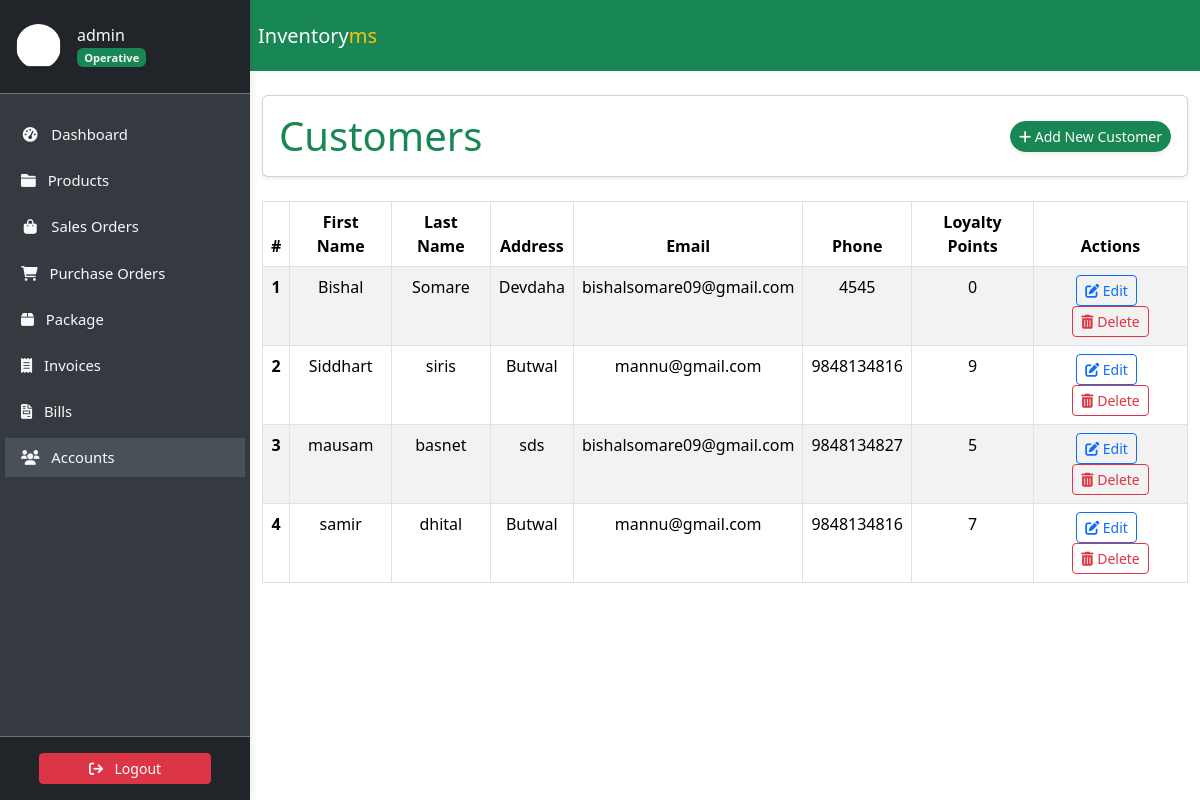
Screenshot of /staff/customers/ (signed in) with the database file from the repository.
### accounts/models.py (models this page shows, shortened)
class Profile(models.Model):
    user = models.OneToOneField(
        User, on_delete=models.CASCADE, verbose_name='User'
    )
    slug = AutoSlugField(
        unique=True,
        verbose_name='Account ID',
        populate_from='email'
    )
    profile_picture = ProcessedImageField(
        default='profile_pics/default.jpg',
        upload_to='profile_pics',
        format='JPEG',
        processors=[ResizeToFill(150, 150)],
        options={'quality': 100}
    )
    telephone = PhoneNumberField(
        null=True, blank=True, verbose_name='Telephone'
    )
    email = models.EmailField(
        max_length=150, blank=True, null=True, verbose_name='Email'
    )
    first_name = models.CharField(
        max_length=30, blank=True, verbose_name='First Name'
    )
    last_name = models.CharField(
        max_length=30, blank=True, verbose_name='Last Name'
    )
    status = models.CharField(
        choices=STATUS_CHOICES,
        max_length=12,
        default='INA',
        verbose_name='Status'
    )
    role = models.CharField(
        choices=ROLE_CHOICES,
        max_length=12,
        blank=True,
        null=True,
        verbose_name='Role'
    )
    class Meta:
        ordering = ['slug']
        verbose_name = 'Profile'
        verbose_name_plural = 'Profiles'

class Customer(models.Model):
    first_name = models.CharField(max_length=256)
    last_name = models.CharField(max_length=256, blank=True, null=True)
    address = models.TextField(max_length=256, blank=True, null=True)
    email = models.EmailField(max_length=256, blank=True, null=True)
    phone = models.CharField(max_length=30, blank=True, null=True)
    loyalty_points = models.IntegerField(default=0)
    class Meta:
        db_table = 'Customers'

### accounts/views.py (the view)
# urls.py: path('customers/', CustomerListView.as_view(), name='customer_list'),
class CustomerListView(LoginRequiredMixin, ListView):
    model = Customer
    template_name = 'accounts/customer_list.html'
    context_object_name = 'customers'

### accounts/templates/accounts/customer_list.html (shortened to what this page needs)
{% extends 'store/base.html' %}
{% block content %}
<div class="container my-4">
    <div class="card shadow-sm rounded p-3">
        <div class="row align-items-center">
            <div class="col-md-6">
                <h4 class="display-6 mb-0 text-success">Customers</h4>
            </div>
            <div class="col-md-6 d-flex justify-content-end gap-2">
                <a class="btn btn-success btn-sm rounded-pill shadow-sm" href="{% url 'customer_create' %}">
                    <i class="fa-solid fa-plus"></i> Add New Customer
                </a>
            </div>
        </div>
    </div>
</div>
<div class="container">
    <table class="table table-striped table-bordered">
        <thead class="thead-light">
            <tr>
                <th scope="col">#</th>
                <th scope="col">First Name</th>
                <th scope="col">Last Name</th>
                <th scope="col">Address</th>
                <th scope="col">Email</th>
                <th scope="col">Phone</th>
                <th scope="col">Loyalty Points</th>
                <th scope="col">Actions</th>
            </tr>
        </thead>
        <tbody>
            {% for customer in customers %}
            <tr>
                <th scope="row">{{ forloop.counter }}</th>
                <td>{{ customer.first_name }}</td>
                <td>{{ customer.last_name }}</td>
                <td>{{ customer.address }}</td>
                <td>{{ customer.email }}</td>
                <td>{{ customer.phone }}</td>
                <td>{{ customer.loyalty_points }}</td>
                <td>
                    <a href="{% url 'customer_update' customer.pk %}" class="btn btn-outline-primary btn-sm me-2">
                        <i class="fas fa-edit"></i> Edit
                    </a>
                    <a href="{% url 'customer_delete' customer.pk %}" class="btn btn-outline-danger btn-sm">
                        <i class="fas fa-trash-alt"></i> Delete
                    </a>
                </td>
            </tr>
            {% endfor %}
        </tbody>
    </table>
</div>
{% endblock %}

### store/templates/store/sidebar.html (shortened to what this page needs)
<link href="https://cdn.jsdelivr.net/npm/bootstrap@5.3.3/dist/css/bootstrap.min.css" rel="stylesheet">
<link href="https://cdnjs.cloudflare.com/ajax/libs/font-awesome/6.0.0-beta3/css/all.min.css" rel="stylesheet">
<aside class="sidebar" id="show-side-navigation1">
    <div class="sidebar-header d-flex align-items-center px-3 py-4 border-bottom border-secondary">
        <a href="{% url 'user-profile' %}" class="d-flex align-items-center text-decoration-none text-light">
            <img class="rounded-circle img-fluid" id="sidebar-img" width="45" src="{{ request.user.profile.profile_picture.url }}" alt="Profile Picture" />
            <div class="ms-3">
                <h5 class="fs-6 mb-0">
                    {{ request.user.username }}{% if request.user.profile.role == 'AD' %} <i class="fa-solid fa-circle-check text-success"></i>{% endif %}
                </h5>
                <span class="badge bg-success text-light">
                    {% if request.user.profile.role == 'AD' %}
                        Admin
                    {% elif request.user.profile.role == 'EX' %}
                        Executive
                    {% else %}
                        Operative
                    {% endif %}
                </span>
            </div>
        </a>
    </div>
    <div class="nav-container">
        <ul class="nav flex-column mt-3">
            <li class="nav-item mb-2">
                <a class="nav-link text-light {% if request.resolver_match.url_name == 'dashboard' %}active{% endif %}" href="{% url 'dashboard' %}">
                    <i class="fa fa-tachometer-alt fa-fw me-2"></i> Dashboard
                </a>
            </li>
            <li class="nav-item mb-2 dropdown">
                <a class="nav-link text-light {% if request.resolver_match.url_name == 'productslist' %}active{% endif %}" href="#" id="productsDropdown" role="button">
                    <i class="fa fa-folder me-2"></i> Products
                </a>
            </li>
            <li class="nav-item mb-2">
                <a class="nav-link text-light {% if request.resolver_match.url_name == 'saleslist' %}active{% endif %}" href="{% url 'saleslist' %}">
                    <i class="fa fa-shopping-bag fa-fw me-2"></i> Sales Orders
                </a>
            </li>
            <li class="nav-item mb-2">
                <a class="nav-link text-light {% if request.resolver_match.url_name == 'purchaseslist' %}active{% endif %}" href="{% url 'purchaseslist' %}">
                    <i class="fa fa-shopping-cart me-2"></i> Purchase Orders
                </a>
            </li>
            <li class="nav-item mb-2">
                <a class="nav-link text-light {% if request.resolver_match.url_name == 'deliveries' %}active{% endif %}" href="{% url 'deliveries' %}">
                    <i class="fa-solid fa-box me-2"></i> Package
                </a>
            </li>
            <li class="nav-item mb-2">
                <a class="nav-link text-light {% if request.resolver_match.url_name == 'invoicelist' %}active{% endif %}" href="{% url 'invoicelist' %}">
                    <i class="fa-solid fa-receipt me-2"></i> Invoices
                </a>
            </li>
            <li class="nav-item mb-2">
                <a class="nav-link text-light {% if request.resolver_match.url_name == 'bill_list' %}active{% endif %}" href="{% url 'bill_list' %}">
                    <i class="fa-solid fa-file-invoice me-2"></i> Bills
                </a>
            </li>
            <li class="nav-item mb-2 dropdown">
                <a class="nav-link text-light {% if request.resolver_match.url_name == 'profile_list' or request.resolver_match.url_name == 'customer_list' or request.resolver_match.url_name == 'vendor-list' %} active{% endif %}" href="#" id="accountsDropdown" role="button">
                    <i class="fa fa-users me-2"></i> Accounts
                </a>
            </li>
        </ul>
    </div>
    <div class="sidebar-footer position-relative w-100 text-center py-3 bg-dark border-top border-secondary mt-auto">
        <form method="post" action="{% url 'user-logout' %}">
            <button type="submit" class="btn btn-danger btn-sm w-75">
                <i class="fa fa-sign-out me-2"></i> Logout
            </button>
        </form>
    </div>
</aside>

### static/css/style.css (style rules this page uses)
:root { --dk-gray-100: #f3f4f6; --dk-gray-200: #e5e7eb; --dk-gray-300: #d1d5db; --dk-gray-400: #9ca3af; --dk-gray-500: #6b7280; --dk-gray-600: #4b5563; --dk-gray-700: #374151; --dk-gray-800: #1f2937; --dk-gray-900: #111827; --dk-dark-bg: #313348; --dk-darker-bg: #2a2b3d; --navbar-bg-color: #6f6486; --sidebar-bg-color: #252636; --sidebar-width: 250px; --sidebar-expanded-width: 230px; --sidebar-collapsed-width: 100px; --sidebar-header-bg: #212529; --nav-link-color: #adb5bd; --nav-link-active-bg: #495057; --dropdown-menu-bg: #495057; --dropdown-item-color: #adb5bd; --dropdown-item-active-bg: #6c757d; --sidebar-separator-bg: #4caf50; --logo-separator-height: 60px; --sidebar-item-height: 50px; --submenu-item-height: 45px; }
* { margin: 0; padding: 0; box-sizing: border-box; }
body { font-family: "Inter", sans-serif; background-color: #fff; overflow-x: hidden; }
a { text-decoration: none; }
.sidebar { font-size: 0.925rem; background-color: var(--sidebar-bg-color); width: var(--sidebar-width); transition: all 0.3s ease-in-out; z-index: 9999999; box-shadow: 0 0 10px rgba(0, 0, 0, 0.1); }
.sidebar .sidebar-header { background-color: var(--sidebar-header-bg); border-bottom: 1px solid #2a2b3c; padding: 15px; }
.sidebar ul > li > a { color: var(--dk-gray-400); text-decoration: none; }
.card { transition: transform 0.2s; margin-bottom: 15px; }

### store/templates/store/sidebar.html (style rules this page uses)
.sidebar { width: 250px; background-color: #343a40; color: #fff; position: fixed; top: 0; bottom: 0; display: flex; flex-direction: column; z-index: 1030; transition: transform 0.3s ease; }
.sidebar-header { background-color: #212529; }
.nav-container { flex: 1; overflow-y: auto; padding: 5px; }
.nav-link { color: #adb5bd; padding: 0.5rem 1rem; }
.nav-link.active { background-color: #495057; color: #fff; }
.sidebar-footer { background-color: #212529; text-align: center; padding: 10px; }

### accounts/templates/accounts/customer_list.html (style rules this page uses)
.table th, .table td { text-align: center; }

### rows the page displays
Customer: first_name "Bishal", last_name "Somare", address "Devdaha", email "bishalsomare09@gmail.com", phone "4545", loyalty_points "0"
Customer: first_name "Siddhart", last_name "siris", address "Butwal", email "mannu@gmail.com", phone "9848134816", loyalty_points "9"
Customer: first_name "mausam", last_name "basnet", address "sds", email "bishalsomare09@gmail.com", phone "9848134827", loyalty_points "5"
Customer: first_name "samir", last_name "dhital", address "Butwal", email "mannu@gmail.com", phone "9848134816", loyalty_points "7"

### other values shown
{{ request.user.username }} "admin"
